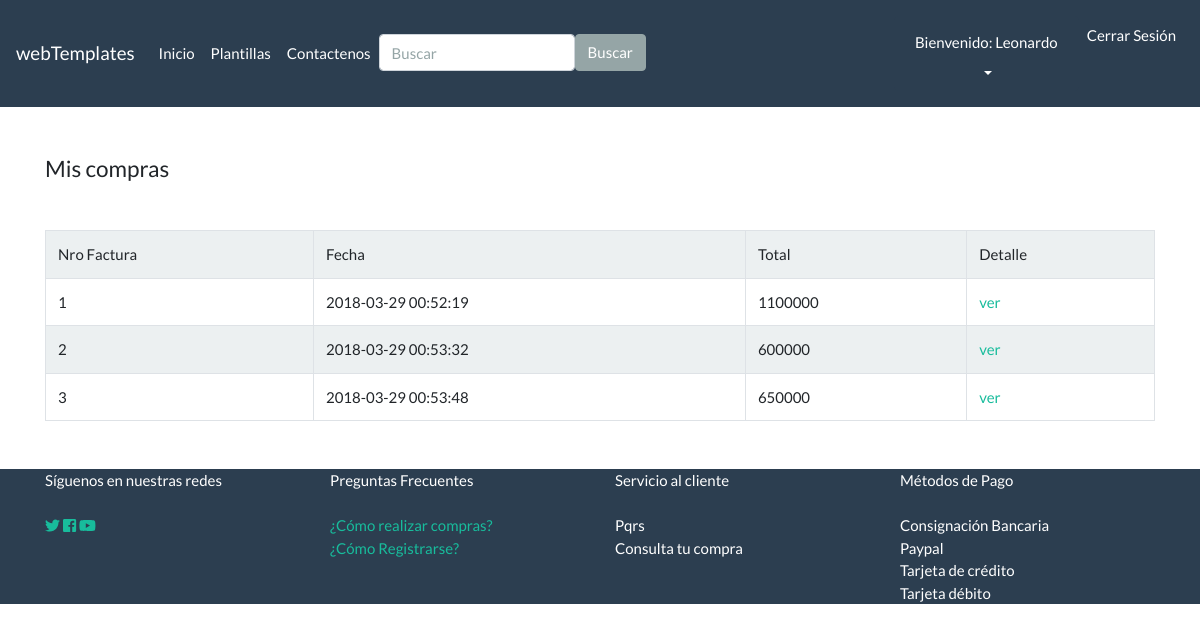
Page /pages/miscompras.php (signed in) on the committed database.
### tables this page shows
CREATE TABLE `cart` (
  `id` int(11) NOT NULL,
  `cedula` int(11) NOT NULL,
  `fecha` timestamp NOT NULL DEFAULT CURRENT_TIMESTAMP ON UPDATE CURRENT_TIMESTAMP
);

### pages/miscompras.php (the view)
<?php include('../templates/header.php'); include('../config/db.php'); ?>
<?php
  $query = "SELECT u.nombre, p.pnombre, c.fecha, c.id, sum(p.precio) as total
    FROM usuario as u JOIN cart as c on u.cedula=c.cedula JOIN cart_plantilla as cp on c.id=cp.cart_id JOIN plantilla as p on cp.plantilla_id=p.id
    WHERE u.cedula=$_SESSION[id]
    GROUP BY c.id";
  $result = $con->query($query);
 ?>
  <h4 class="mt-5 mb-5">Mis compras</h4>
  <table class="table table-bordered table-striped thead-primary">
    <tr>
      <td>Nro Factura</td>
      <td>Fecha</td>
      <td>Total</td>
      <td>Detalle</td>
    </tr>
  <?php foreach($result as $r): ?>
    <tr>
      <td><?php echo $r['id']?></td>
      <td><?php echo $r['fecha']?></td>
     <td><?php echo $r['total'] ?></td>
      <td> <a href="factura.php?id=<?php echo $r['id'] ?>">ver</a> </td>
    </tr>
  <?php endforeach; ?>
  </table>
<?php include('../templates/footer.php') ?>

### rows in the picture
cart: id "1", fecha "2018-03-29 00:52:19", total "1100000"
cart: id "2", fecha "2018-03-29 00:53:32", total "600000"
cart: id "3", fecha "2018-03-29 00:53:48", total "650000"

### other values in the picture
$_SESSION['nom'] "Leonardo"
